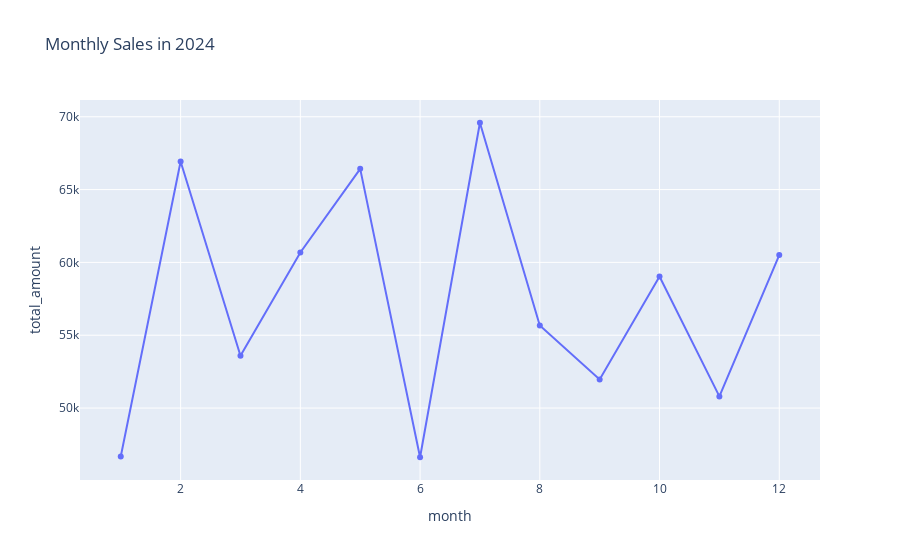

Notebook source saved alongside this figure:
### Code cell
# ==============================
monthly_2024 = all_sales[all_sales['year']==2024].groupby('month')['total_amount'].sum().reset_index()
fig = px.line(monthly_2024, x='month', y='total_amount', markers=True, title="Monthly Sales in 2024")
fig.show()

### Figure 1 — Plotly figure (JSON) as saved in the notebook; plotly's stock layout.template omitted (floating-point values rounded to 4 significant figures)
{"data": [{"hovertemplate": "month=%{x}<br>total_amount=%{y}<extra></extra>", "legendgroup": "", "line": {"color": "#636efa", "dash": "solid"}, "marker": {"symbol": "circle"}, "mode": "lines+markers", "name": "", "orientation": "v", "showlegend": false, "type": "scatter", "x": [1, 2, 3, 4, 5, 6, 7, 8, 9, 10, 11, 12], "xaxis": "x", "y": [46670.0, 66930.0, 53600.0, 60680.0, 66420.0, 46620.0, 69590.0, 55670.0, 51960.0, 59030.0, 50800.0, 60500.0], "yaxis": "y"}], "layout": {"legend": {"tracegroupgap": 0}, "title": {"text": "Monthly Sales in 2024"}, "xaxis": {"anchor": "y", "domain": [0, 1], "title": {"text": "month"}}, "yaxis": {"anchor": "x", "domain": [0, 1], "title": {"text": "total_amount"}}}}
